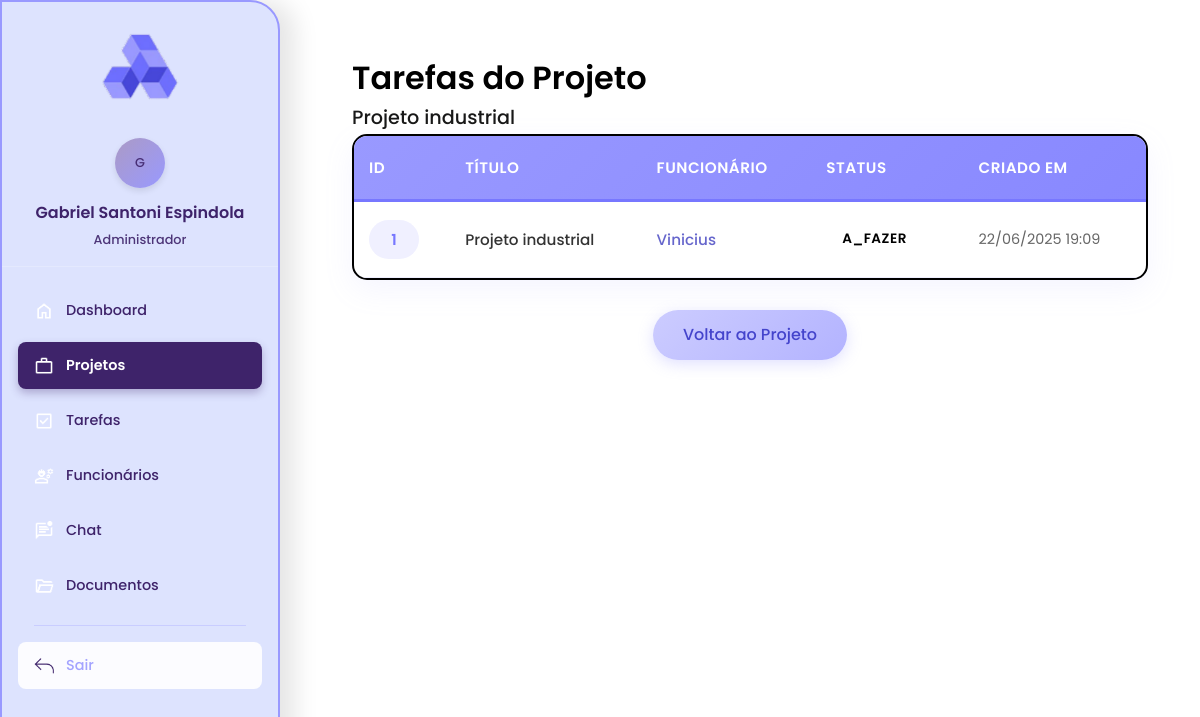
Page /gestor/projetos/ver_tarefas.php?projeto_id=1 (signed in) on the committed database.
### tables this page shows
CREATE TABLE `projetos` (
  `id` int(11) NOT NULL,
  `titulo` varchar(255) NOT NULL,
  `descricao` text DEFAULT NULL,
  `cliente_id` int(11) DEFAULT NULL,
  `status` enum('pendente','aprovado','em_andamento','finalizado','ajustes') DEFAULT 'pendente',
  `data_inicio` date DEFAULT NULL,
  `data_fim` date DEFAULT NULL,
  `criado_em` timestamp NOT NULL DEFAULT current_timestamp()
);

CREATE TABLE `tarefas` (
  `id` int(11) NOT NULL,
  `titulo` varchar(255) NOT NULL,
  `descricao` text DEFAULT NULL,
  `status` enum('a_fazer','em_progresso','concluido') DEFAULT 'a_fazer',
  `prioridade` enum('baixa','media','alta') DEFAULT 'media',
  `prazo` date DEFAULT NULL,
  `projeto_id` int(11) DEFAULT NULL,
  `funcionario_id` int(11) DEFAULT NULL,
  `criado_em` timestamp NOT NULL DEFAULT current_timestamp()
);

CREATE TABLE `usuarios` (
  `id` int(11) NOT NULL,
  `nome` varchar(100) NOT NULL,
  `email` varchar(100) NOT NULL,
  `senha` varchar(255) NOT NULL,
  `tipo` enum('cliente','admin','funcionario') NOT NULL,
  `criado_em` timestamp NOT NULL DEFAULT current_timestamp()
);

### gestor/projetos/ver_tarefas.php (the view, shortened to what this page needs)
<?php
require '../../conexao.php';
$projeto_id = $_GET['projeto_id'] ?? null;
$projeto = $conn->query("SELECT titulo FROM projetos WHERE id = $projeto_id")->fetch_assoc();
$sql = "
    SELECT t.id, t.titulo, t.status, t.criado_em, u.nome AS funcionario
    FROM tarefas t
    LEFT JOIN usuarios u ON t.funcionario_id = u.id
    WHERE t.projeto_id = $projeto_id
    ORDER BY t.criado_em DESC
";
$tarefas = $conn->query($sql);
?>
<?php include '../sidebar.php'; ?>
<!DOCTYPE html>
<html lang="en">
<head>
    <link rel="stylesheet" href="../css/geral.css">
</head>
<body>
    <div class="main-content">
    <div class="container">
        <div class="header">
            <h1>Tarefas do Projeto</h1>
            <div class="project-name"><?php echo htmlspecialchars($projeto['titulo']); ?></div>
        </div>
        <div class="content-card">
            <?php if (empty($tarefas)): ?>
                <div class="no-tasks">
                    <div class="no-tasks-icon">📋</div>
                    <h3>Nenhuma tarefa cadastrada</h3>
                    <p>Este projeto ainda não possui tarefas cadastradas.</p>
                </div>
            <?php else: ?>
                <div class="table-container">
                    <table>
                        <thead>
                            <tr>
                                <th>ID</th>
                                <th>Título</th>
                                <th>Funcionário</th>
                                <th>Status</th>
                                <th>Criado em</th>
                            </tr>
                        </thead>
                        <tbody>
                            <?php foreach ($tarefas as $tarefa): ?>
                                <tr>
                                    <td>
                                        <span class="task-id"><?php echo $tarefa['id']; ?></span>
                                    </td>
                                    <td>
                                        <div class="task-title"><?php echo htmlspecialchars($tarefa['titulo']); ?></div>
                                    </td>
                                    <td>
                                        <span class="employee-name"><?php echo htmlspecialchars($tarefa['funcionario']); ?></span>
                                    </td>
                                    <td>
                                        <span class="status-badge status-<?php echo $tarefa['status']; ?>">
                                            <?php echo ucfirst($tarefa['status']); ?>
                                        </span>
                                    </td>
                                    <td>
                                        <span class="date-info"><?php echo date('d/m/Y H:i', strtotime($tarefa['criado_em'])); ?></span>
                                    </td>
                                </tr>
                            <?php endforeach; ?>
                        </tbody>
                    </table>
                </div>
            <?php endif; ?>
        </div>
        <div class="actions">
            <a href="listar_projetos.php" class="btn btn-secondary">Voltar ao Projeto</a>
        </div>
    </div>
</div>
</body>
</html>

### gestor/css/geral.css (style rules this page uses)
.main-content { margin-left: 300px; padding: 2rem; }
a { text-decoration: none; font-family: 'Poppins'; }
h1 { font-family: 'Poppins'; font-weight: 400px; }

### gestor/projetos/ver_tarefas.php (style rules this page uses)
* { margin: 0; padding: 0; box-sizing: border-box; }
body { font-family: 'Poppins'; min-height: 100vh; line-height: 1.6; }
.container { max-width: 1200px; margin: 0 auto; padding: 20px; }
.project-name { font-size: 1.2rem; opacity: 0.9; font-weight: 500; }
.content-card { background: white; border-radius: 15px; box-shadow: 0 10px 30px rgba(153, 153, 255, 0.1); overflow: hidden; border: 2px solid; }
.table-container { overflow-x: auto; }
table { width: 100%; border-collapse: collapse; }
thead { background: linear-gradient(135deg, #9999ff 0%, #8888ff 100%); color: white; }
th { padding: 20px 15px; text-align: left; font-weight: 600; font-size: 0.95rem; text-transform: uppercase; letter-spacing: 0.5px; border-bottom: 3px solid #7777ff; }
tbody tr { transition: all 0.3s ease; border-bottom: 1px solid #f0f0ff; }
td { padding: 18px 15px; vertical-align: middle; font-size: 0.95rem; }
.task-id { font-weight: 600; color: #7777ff; background: #f0f0ff; padding: 8px 12px; border-radius: 20px; display: inline-block; min-width: 50px; text-align: center; }
.task-title { font-weight: 500; color: #333; max-width: 250px; word-wrap: break-word; }
.employee-name { color: #6666cc; font-weight: 500; }
.status-badge { padding: 8px 16px; border-radius: 25px; font-size: 0.85rem; font-weight: 600; text-transform: uppercase; letter-spacing: 0.5px; display: inline-block; min-width: 80px; text-align: center; }
.date-info { color: #666; font-size: 0.9rem; white-space: nowrap; }
.actions { margin-top: 30px; text-align: center; }
.btn { display: inline-block; padding: 12px 30px; background: linear-gradient(135deg, #9999ff 0%, #7777ff 100%); color: white; text-decoration: none; border-radius: 25px; font-weight: 500; transition: all 0.3s ease; box-shadow: 0 4px 15px rgba(153, 153, 255, 0.3); margin: 0 10px; }
.btn-secondary { background: linear-gradient(135deg, #ccccff 0%, #b3b3ff 100%); color: #4444cc; }
.content-card { animation: fadeIn 0.6s ease-out; }
.header { animation: fadeIn 0.8s ease-out; }

### rows in the picture
projetos: titulo "Projeto industrial"
tarefas: id "1", titulo "Projeto industrial", funcionario.nome "Vinicius", status "A_FAZER", criado_em "22/06/2025 19:09"

### other values in the picture
substr($_SESSION['usuario_nome'] ?? 'U', 0, 1) "G"
$_SESSION['usuario_nome'] "Gabriel Santoni Espindola"
getUserTypeName($userType) "Administrador"
$item['label'] "Dashboard"
$item['label'] "Projetos"
$item['label'] "Tarefas"
$item['label'] "Funcionários"
$item['label'] "Chat"
$item['label'] "Documentos"
